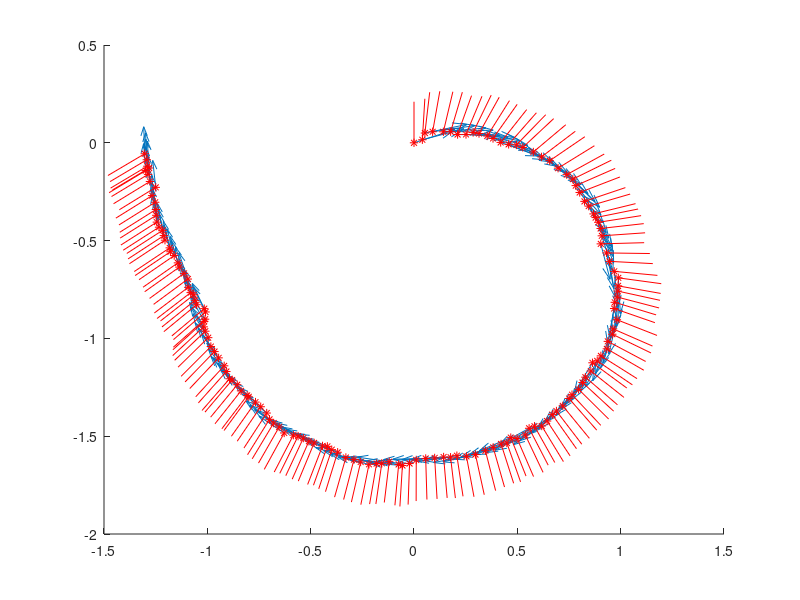

Write MATLAB code to recreate this figure.
clear all; clc;
close all;
% robots sizing 
L = 0.3; % [m]
r = 0.25; % [m]
f = 10; % [Hz]

% kinematic model
dt = 0.1;% [s] timestep (update rate)
x0 = [0; 0; 0]; % [[m/s] [m/s] [rad/s]] intial state
% u = [-1.5; 2; 1]; % [[rad/s] [rad/s] [rad/s]] inputs
u = [-1; 1; 0]; % [[rad/s] [rad/s] [rad/s]] to drive in a straight line
% u = [2; -1.167612497392722; 0]; % 2m radius circle inputs 

% noise model 

n = 15 / dt; % number of samples for 15 second simulation
figure(1); clf; hold on;

x_record = zeros(3, n);
v_record = zeros(3, n);
y_record = zeros(3, n);

omega_variance = 0.1 / 180 * pi();

for i = 1:n
    % expanding spiral
    u(3) = 2*(n - i) / n;
    %measurement
    y = x0 + [normrnd(0,0.5); normrnd(0,0.5); normrnd(-9.7 * 180/pi(),10 * 180/pi())];


    % dynamics
    v_x = (r*2/3) * (-u(1)*cos(x0(3)) + u(2)*cos(pi()/3+x0(3)) + u(3)*cos(pi()/3-x0(3)));
    v_y = (r*2/3) * (u(1)*sin(x0(3))  - u(2)*sin(pi()/3+x0(3)) + u(3)*sin(pi()/3-x0(3)));
    omega = r/(3*L) * (u(1)+u(2)+u(3));
    
    rad = sqrt(v_x*v_x + v_y*v_y) / omega;
    d = rad * 2;
    
    x_record(:,i) = x0;
    v_record(:,i) = [v_x;
                     v_y;
                     omega];
    y_record(:,i) = y;
    
    % with noise
    x1 = x0 + [ v_x * dt; v_y * dt; omega * dt] + [normrnd(0,0.01); normrnd(0,0.01); normrnd(0,omega_variance)];
    % without noise
%     x1 = x0 + [ v_x * dt; v_y * dt; omega * dt];
    x0 = x1; 
end

% a = sqrt(v_record(1,:).^2 + v_record(2,:).^2)
samples_per_draw = 1;
trimmed_x_rec = x_record(:,1:samples_per_draw:end);
trimmed_v_rec = v_record(:,1:samples_per_draw:end);
trimmed_y_rec = y_record(:,1:samples_per_draw:end);


quiver(trimmed_x_rec(1,:),trimmed_x_rec(2,:),trimmed_v_rec(1,:),trimmed_v_rec(2,:));
quiver(trimmed_x_rec(1,:),trimmed_x_rec(2,:),sin(trimmed_x_rec(3,:)),cos(trimmed_x_rec(3,:)),'r*');

%quiver(trimmed_y_rec(1,:),trimmed_y_rec(2,:),zeros(n),zeros(n),'g*');
